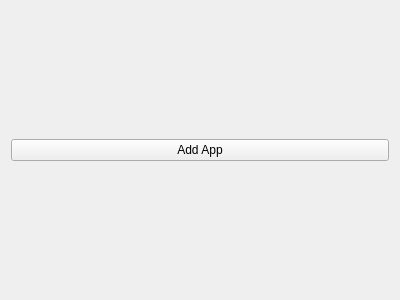
<?xml version="1.0" encoding="UTF-8"?>
<ui version="4.0">
 <class>AppsView</class>
 <widget class="QWidget" name="AppsView">
  <property name="geometry">
   <rect>
    <x>0</x>
    <y>0</y>
    <width>400</width>
    <height>300</height>
   </rect>
  </property>
  <property name="windowTitle">
   <string>Form</string>
  </property>
  <layout class="QVBoxLayout" name="verticalLayout_2">
   <item>
    <layout class="QVBoxLayout" name="v_box">
     <item>
      <widget class="QPushButton" name="add_app_button">
       <property name="text">
        <string>Add App</string>
       </property>
      </widget>
     </item>
     <item>
      <layout class="QVBoxLayout" name="app_card_vbox"/>
     </item>
    </layout>
   </item>
  </layout>
 </widget>
 <resources/>
 <connections/>
</ui>
